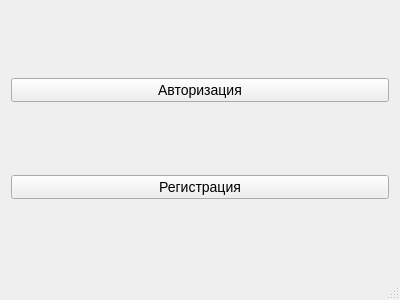
<?xml version="1.0" encoding="UTF-8"?>
<ui version="4.0">
 <class>MainWindow</class>
 <widget class="QMainWindow" name="MainWindow">
  <property name="geometry">
   <rect>
    <x>0</x>
    <y>0</y>
    <width>400</width>
    <height>300</height>
   </rect>
  </property>
  <property name="windowTitle">
   <string>MainWindow</string>
  </property>
  <property name="styleSheet">
   <string notr="true">QWidget {
	font-size: 14px;
}</string>
  </property>
  <widget class="QWidget" name="centralWidget">
   <layout class="QGridLayout" name="gridLayout">
    <item row="0" column="0">
     <widget class="QPushButton" name="button_authorization">
      <property name="text">
       <string>Авторизация</string>
      </property>
     </widget>
    </item>
    <item row="1" column="0">
     <widget class="QPushButton" name="button_registration">
      <property name="text">
       <string>Регистрация</string>
      </property>
     </widget>
    </item>
   </layout>
  </widget>
  <widget class="QMenuBar" name="menuBar">
   <property name="geometry">
    <rect>
     <x>0</x>
     <y>0</y>
     <width>400</width>
     <height>25</height>
    </rect>
   </property>
  </widget>
  <widget class="QStatusBar" name="statusBar"/>
 </widget>
 <layoutdefault spacing="6" margin="11"/>
 <resources/>
 <connections/>
</ui>
